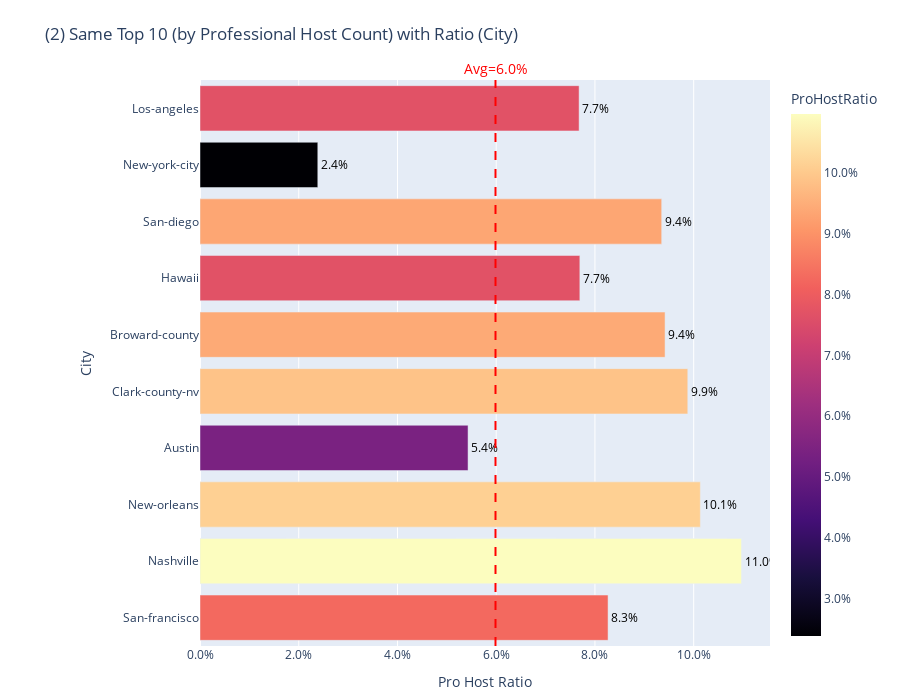

This figure's notebook cell:
### Code cell
city_total_hosts = (
    df.groupby('City')['Host ID']
    .nunique()
    .reset_index(name='NumTotalHosts')
)

city_stats = pd.merge(
    city_pro_hosts,
    city_total_hosts,
    on='City',
    how='left'
)

city_stats['ProHostRatio'] = city_stats['NumProfessionalHosts'] / city_stats['NumTotalHosts']

top10_city_merged = pd.merge(
    top10_city_pro[['City','NumProfessionalHosts']],  # same 10 rows
    city_stats,
    on='City',
    how='left'
)

top10_city_merged.drop(columns=['NumProfessionalHosts_x'], inplace=True)
top10_city_merged.rename(columns={'NumProfessionalHosts_y': 'NumProfessionalHosts'}, inplace=True)

fig_city2 = px.bar(
    top10_city_merged,
    x='ProHostRatio',
    y='City',
    orientation='h',
    title='(2) Same Top 10 (by Professional Host Count) with Ratio (City)',
    color='ProHostRatio',
    color_continuous_scale='Magma',
    text='ProHostRatio' 
)

fig_city2.update_layout(
    xaxis_title='Pro Host Ratio',
    yaxis_title='City',
    xaxis_tickformat='.1%',
    yaxis={'categoryorder': 'array', 'categoryarray': top10_city_merged['City'][::-1]},
    height=700,
    margin=dict(l=200, r=50, t=80, b=50),
    coloraxis_colorbar=dict(
        tickformat='.1%'
    )
)

fig_city2.update_traces(
    textposition='outside',
    texttemplate='%{text:.1%}',
    textfont=dict(color='black')
)

avg_city_ratio_all = city_stats['NumProfessionalHosts'].sum() / city_stats['NumTotalHosts'].sum()
fig_city2.add_vline(
    x=avg_city_ratio_all,
    line_width=2,
    line_dash="dash",
    line_color="red",
    annotation_text=f"Avg={avg_city_ratio_all:.1%}",
    annotation_position="top",
    annotation_font=dict(color="red", size=14)
)

fig_city2.show()

### Figure 1 — Plotly figure (JSON) as saved in the notebook; plotly's stock layout.template omitted (floating-point values rounded to 4 significant figures)
{"data": [{"hovertemplate": "ProHostRatio=%{marker.color}<br>City=%{y}<extra></extra>", "legendgroup": "", "marker": {"color": [0.07679, 0.02386, 0.09352, 0.07694, 0.0942, 0.0988, 0.0543, 0.1014, 0.1097, 0.08266], "coloraxis": "coloraxis", "pattern": {"shape": ""}}, "name": "", "orientation": "h", "showlegend": false, "text": [0.07679, 0.02386, 0.09352, 0.07694, 0.0942, 0.0988, 0.0543, 0.1014, 0.1097, 0.08266], "textfont": {"color": "black"}, "textposition": "outside", "texttemplate": "%{text:.1%}", "type": "bar", "x": [0.07679, 0.02386, 0.09352, 0.07694, 0.0942, 0.0988, 0.0543, 0.1014, 0.1097, 0.08266], "xaxis": "x", "y": ["Los-angeles", "New-york-city", "San-diego", "Hawaii", "Broward-county", "Clark-county-nv", "Austin", "New-orleans", "Nashville", "San-francisco"], "yaxis": "y"}], "layout": {"annotations": [{"font": {"color": "red", "size": 14}, "showarrow": false, "text": "Avg=6.0%", "x": 0.05986, "xanchor": "center", "xref": "x", "y": 1, "yanchor": "bottom", "yref": "y domain"}], "barmode": "relative", "coloraxis": {"colorbar": {"tickformat": ".1%", "title": {"text": "ProHostRatio"}}, "colorscale": [[0, "#000004"], [0.1111, "#180f3d"], [0.2222, "#440f76"], [0.3333, "#721f81"], [0.4444, "#9e2f7f"], [0.5556, "#cd4071"], [0.6667, "#f1605d"], [0.7778, "#fd9668"], [0.8889, "#feca8d"], [1, "#fcfdbf"]]}, "height": 700, "legend": {"tracegroupgap": 0}, "margin": {"b": 50, "l": 200, "r": 50, "t": 80}, "shapes": [{"line": {"color": "red", "dash": "dash", "width": 2}, "type": "line", "x0": 0.05986, "x1": 0.05986, "xref": "x", "y0": 0, "y1": 1, "yref": "y domain"}], "title": {"text": "(2) Same Top 10 (by Professional Host Count) with Ratio (City)"}, "xaxis": {"anchor": "y", "domain": [0, 1], "tickformat": ".1%", "title": {"text": "Pro Host Ratio"}}, "yaxis": {"anchor": "x", "categoryarray": ["San-francisco", "Nashville", "New-orleans", "Austin", "Clark-county-nv", "Broward-county", "Hawaii", "San-diego", "New-york-city", "Los-angeles"], "categoryorder": "array", "domain": [0, 1], "title": {"text": "City"}}}}
